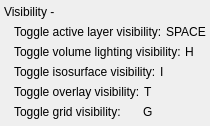
              <widget class="QWidget" name="widget_40" native="true">
               <property name="sizePolicy">
                <sizepolicy hsizetype="Preferred" vsizetype="Fixed">
                 <horstretch>0</horstretch>
                 <verstretch>0</verstretch>
                </sizepolicy>
               </property>
               <layout class="QVBoxLayout" name="verticalLayout_11">
                <property name="spacing">
                 <number>0</number>
                </property>
                <property name="leftMargin">
                 <number>4</number>
                </property>
                <property name="topMargin">
                 <number>2</number>
                </property>
                <property name="rightMargin">
                 <number>4</number>
                </property>
                <property name="bottomMargin">
                 <number>4</number>
                </property>
                <item>
                 <widget class="QWidget" name="widget_41" native="true">
                  <layout class="QHBoxLayout" name="horizontalLayout_38">
                   <property name="spacing">
                    <number>0</number>
                   </property>
                   <property name="margin">
                    <number>0</number>
                   </property>
                   <item>
                    <widget class="QLabel" name="label_60">
                     <property name="minimumSize">
                      <size>
                       <width>0</width>
                       <height>20</height>
                      </size>
                     </property>
                     <property name="text">
                      <string>Visibility -</string>
                     </property>
                    </widget>
                   </item>
                  </layout>
                 </widget>
                </item>
                <item>
                 <widget class="QWidget" name="widget_42" native="true">
                  <property name="minimumSize">
                   <size>
                    <width>0</width>
                    <height>20</height>
                   </size>
                  </property>
                  <layout class="QHBoxLayout" name="horizontalLayout_39" stretch="2,1">
                   <property name="spacing">
                    <number>4</number>
                   </property>
                   <property name="leftMargin">
                    <number>10</number>
                   </property>
                   <property name="topMargin">
                    <number>0</number>
                   </property>
                   <property name="rightMargin">
                    <number>0</number>
                   </property>
                   <property name="bottomMargin">
                    <number>0</number>
                   </property>
                   <item>
                    <widget class="QLabel" name="label_61">
                     <property name="text">
                      <string>Toggle active layer visibility:</string>
                     </property>
                    </widget>
                   </item>
                   <item>
                    <widget class="QLabel" name="label_62">
                     <property name="text">
                      <string>SPACE</string>
                     </property>
                    </widget>
                   </item>
                  </layout>
                 </widget>
                </item>
                <item>
                 <widget class="QWidget" name="widget_43" native="true">
                  <property name="minimumSize">
                   <size>
                    <width>0</width>
                    <height>20</height>
                   </size>
                  </property>
                  <layout class="QHBoxLayout" name="horizontalLayout_40" stretch="2,1">
                   <property name="spacing">
                    <number>4</number>
                   </property>
                   <property name="leftMargin">
                    <number>10</number>
                   </property>
                   <property name="topMargin">
                    <number>0</number>
                   </property>
                   <property name="rightMargin">
                    <number>0</number>
                   </property>
                   <property name="bottomMargin">
                    <number>0</number>
                   </property>
                   <item>
                    <widget class="QLabel" name="label_63">
                     <property name="text">
                      <string>Toggle volume lighting visibility:</string>
                     </property>
                    </widget>
                   </item>
                   <item>
                    <widget class="QLabel" name="label_64">
                     <property name="text">
                      <string>H</string>
                     </property>
                    </widget>
                   </item>
                  </layout>
                 </widget>
                </item>
                <item>
                 <widget class="QWidget" name="widget_44" native="true">
                  <property name="minimumSize">
                   <size>
                    <width>0</width>
                    <height>20</height>
                   </size>
                  </property>
                  <layout class="QHBoxLayout" name="horizontalLayout_41" stretch="2,1">
                   <property name="spacing">
                    <number>4</number>
                   </property>
                   <property name="leftMargin">
                    <number>10</number>
                   </property>
                   <property name="topMargin">
                    <number>0</number>
                   </property>
                   <property name="rightMargin">
                    <number>0</number>
                   </property>
                   <property name="bottomMargin">
                    <number>0</number>
                   </property>
                   <item>
                    <widget class="QLabel" name="label_65">
                     <property name="text">
                      <string>Toggle isosurface visibility:</string>
                     </property>
                    </widget>
                   </item>
                   <item>
                    <widget class="QLabel" name="label_66">
                     <property name="text">
                      <string>I</string>
                     </property>
                    </widget>
                   </item>
                  </layout>
                 </widget>
                </item>
                <item>
                 <widget class="QWidget" name="widget_45" native="true">
                  <property name="minimumSize">
                   <size>
                    <width>0</width>
                    <height>20</height>
                   </size>
                  </property>
                  <layout class="QHBoxLayout" name="horizontalLayout_42" stretch="2,1">
                   <property name="spacing">
                    <number>4</number>
                   </property>
                   <property name="leftMargin">
                    <number>10</number>
                   </property>
                   <property name="topMargin">
                    <number>0</number>
                   </property>
                   <property name="rightMargin">
                    <number>0</number>
                   </property>
                   <property name="bottomMargin">
                    <number>0</number>
                   </property>
                   <item>
                    <widget class="QLabel" name="label_67">
                     <property name="text">
                      <string>Toggle overlay visibility:</string>
                     </property>
                    </widget>
                   </item>
                   <item>
                    <widget class="QLabel" name="label_68">
                     <property name="text">
                      <string>T</string>
                     </property>
                    </widget>
                   </item>
                  </layout>
                 </widget>
                </item>
                <item>
                 <widget class="QWidget" name="widget_46" native="true">
                  <property name="minimumSize">
                   <size>
                    <width>0</width>
                    <height>20</height>
                   </size>
                  </property>
                  <layout class="QHBoxLayout" name="horizontalLayout_43" stretch="2,1">
                   <property name="spacing">
                    <number>4</number>
                   </property>
                   <property name="leftMargin">
                    <number>10</number>
                   </property>
                   <property name="topMargin">
                    <number>0</number>
                   </property>
                   <property name="rightMargin">
                    <number>0</number>
                   </property>
                   <property name="bottomMargin">
                    <number>0</number>
                   </property>
                   <item>
                    <widget class="QLabel" name="label_69">
                     <property name="text">
                      <string>Toggle grid visibility:</string>
                     </property>
                    </widget>
                   </item>
                   <item>
                    <widget class="QLabel" name="label_70">
                     <property name="text">
                      <string>G</string>
                     </property>
                    </widget>
                   </item>
                  </layout>
                 </widget>
                </item>
               </layout>
              </widget>
